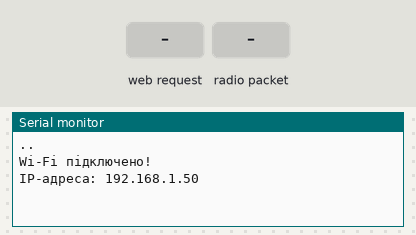
Recording of a sketch running on a simulated ESP32. On the bench: the last lines printed to the serial monitor. The inputs (shaded band) are chosen by the test bench. WiFi joins after 1.5 s; servers stay silent unless stated; no radio packets arrive unless stated.

Above: at 3.2 s.
3.3 s: HTTP request GET /ON received
At 3.6 s:
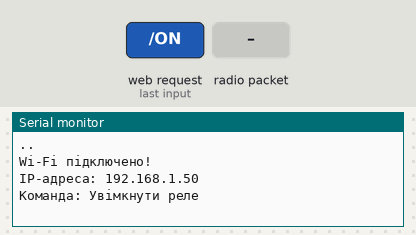
4.8 s: radio packet "/ON" arrives
At 5.9 s:
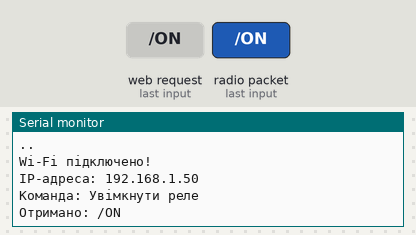
6.3 s: HTTP request GET /OFF received
At 7.1 s:
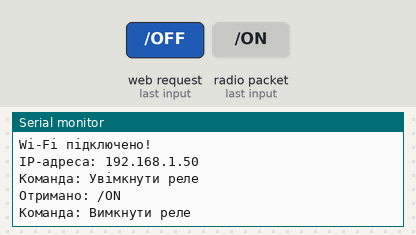
7.8 s: radio packet "/OFF" arrives
At 8.2 s:
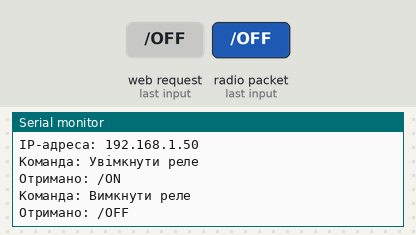
9.3 s: radio packet "1" arrives
At 10.5 s:
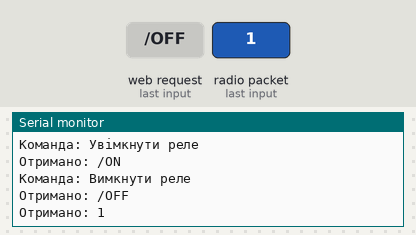

The sketch:

sketch_esp.ino
```cpp
#include <WiFi.h>
#include <SPI.h>
#include <nRF24L01.h>
#include <RF24.h>

#define CE_PIN 7
#define CSN_PIN 8

RF24 radio(CE_PIN, CSN_PIN);
const byte address[6] = "00001";

const char* ssid = "Ваш_SSID";
const char* password = "Ваш_Пароль";

WiFiServer server(80);

String receivedData = "";

void setup() {
  Serial.begin(115200);
  WiFi.begin(ssid, password);
  while (WiFi.status() != WL_CONNECTED) {
    delay(1000);
    Serial.print(".");
  }
  Serial.println("\nWi-Fi підключено!");
  Serial.print("IP-адреса: ");
  Serial.println(WiFi.localIP());

  server.begin();
  radio.begin();
  radio.openWritingPipe(address);
  radio.openReadingPipe(1, address);
  radio.setPALevel(RF24_PA_LOW);
  radio.startListening();
}

void loop() {
  // Прийом даних від RF-Nano
  if (radio.available()) {
    char text[32] = "";
    radio.read(&text, sizeof(text));
    receivedData = String(text);
    Serial.println("Отримано: " + receivedData);
  }

  // Веб-інтерфейс для керування реле
  WiFiClient client = server.available();
  if (client) {
    while (client.connected()) {
      if (client.available()) {
        String request = client.readStringUntil('\r');
        client.flush();

        if (request.indexOf("/ON") != -1) {
          radio.stopListening();
          const char command[] = "ON";
          radio.write(&command, sizeof(command));
          radio.startListening();
          Serial.println("Команда: Увімкнути реле");
        } else if (request.indexOf("/OFF") != -1) {
          radio.stopListening();
          const char command[] = "OFF";
          radio.write(&command, sizeof(command));
          radio.startListening();
          Serial.println("Команда: Вимкнути реле");
        }

        client.println("HTTP/1.1 200 OK");
        client.println("Content-type:text/html");
        client.println();
        client.println("<!DOCTYPE HTML>");
        client.println("<html>");
        client.println("<h1>Керування реле</h1>");
        client.println("<p>Отримані дані: " + receivedData + "</p>");
        client.println("<a href=\"/ON\">Увімкнути</a><br>");
        client.println("<a href=\"/OFF\">Вимкнути</a>");
        client.println("</html>");
        break;
      }
    }
    client.stop();
  }
}
```

Measured:
- after the input at 3.3 s, the serial monitor: prints a new line at once (image 1)
- after the input at 4.8 s, the serial monitor: prints a new line at once (image 2)
- after the input at 6.3 s, the serial monitor: prints a new line at once (image 3)
- after the input at 7.8 s, the serial monitor: prints a new line at once (image 4)
- after the input at 9.3 s, the serial monitor: prints a new line at once (image 5)
